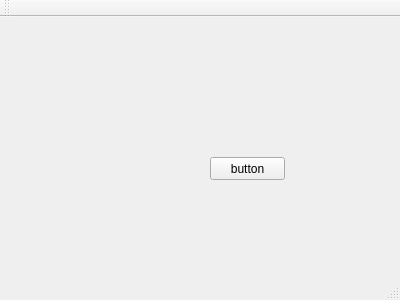
<?xml version="1.0" encoding="UTF-8"?>
<ui version="4.0">
 <class>MainWindow</class>
 <widget class="QMainWindow" name="MainWindow">
  <property name="geometry">
   <rect>
    <x>0</x>
    <y>0</y>
    <width>400</width>
    <height>300</height>
   </rect>
  </property>
  <property name="windowTitle">
   <string>MainWindow</string>
  </property>
  <widget class="QWidget" name="centralWidget">
   <widget class="QPushButton" name="pushButtonTest">
    <property name="geometry">
     <rect>
      <x>210</x>
      <y>140</y>
      <width>75</width>
      <height>23</height>
     </rect>
    </property>
    <property name="text">
     <string>button</string>
    </property>
   </widget>
  </widget>
  <widget class="QMenuBar" name="menuBar">
   <property name="geometry">
    <rect>
     <x>0</x>
     <y>0</y>
     <width>400</width>
     <height>23</height>
    </rect>
   </property>
  </widget>
  <widget class="QToolBar" name="mainToolBar">
   <attribute name="toolBarArea">
    <enum>TopToolBarArea</enum>
   </attribute>
   <attribute name="toolBarBreak">
    <bool>false</bool>
   </attribute>
  </widget>
  <widget class="QStatusBar" name="statusBar"/>
 </widget>
 <layoutdefault spacing="6" margin="11"/>
 <resources/>
 <connections/>
</ui>
